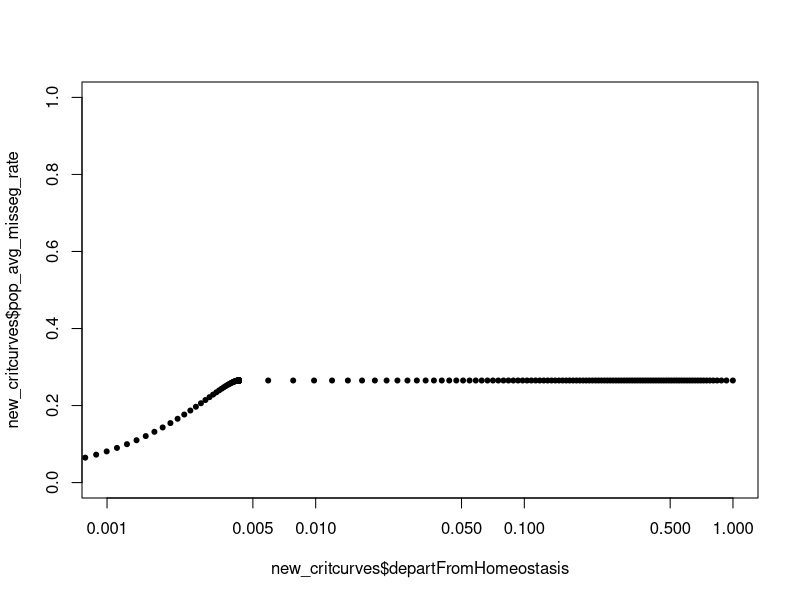

Write R code to recreate this figure. (Note: this script raises an error after producing the figure.)
## ---- chunk 1
knitr::opts_knit$set(root.dir = "path/to/dir")
## ---- chunk 2
library(ggplot2) 
library(gridExtra) 
library(matlab)
library(magrittr)
library(tidyverse)
N_SAMPLES=1000
MAXCHROMO=32
ALPHA=0.35
SHADECOLOR="gray"
## ---- chunk 3
critcurves = read.csv(
  "expectedResults/all_critical_curves.csv",
  header = T,
  check.names = F,
  stringsAsFactors = F,
  strip.white = T
)
critcurves = critcurves[critcurves$maxchrom == MAXCHROMO,]
critcurves$departFromHomeostasis = 1 - critcurves$pop_avg_death_rate
critcurves$category = "Head and Neck"
new_critcurves = critcurves[critcurves$`B(i,beta)` == "B(i)==1/(beta+e^sqrt( abs( i-3 ) ))" &
                              critcurves$`D(i,mu)` == " D(i)==mu",]
old_critcurves = critcurves[critcurves$`B(i,beta)` == " B(i)==beta" &
                              critcurves$`D(i,mu)` == " D(i)==mu",]
tmp = old_critcurves[old_critcurves$pop_avg_death_rate < min(new_critcurves$pop_avg_death_rate),]
tmp$`B(i,beta)` = unique(new_critcurves$`B(i,beta)`)
tmp$pop_avg_misseg_rate = max(new_critcurves$pop_avg_misseg_rate)
new_critcurves = rbind(new_critcurves, tmp)
plot(
  new_critcurves$departFromHomeostasis,
  new_critcurves$pop_avg_misseg_rate,
  xlim = c(1E-3, 1),
  ylim = c(0, 1),
  log = "x",
  pch = 20
)

critList=list("consant"=old_critcurves, "varying"=new_critcurves)
## ---- chunk 4

birth_and_growth_Rates <-read.csv(
    "input/Log_means_and_sd_norms.csv",
    header = T,
    check.names = F,
    stringsAsFactors = F,
    strip.white = T
)

gRLN <-
  data.frame(
    sapply(birth_and_growth_Rates$type, function(x)
      rlnorm(N_SAMPLES, meanlog = birth_and_growth_Rates[birth_and_growth_Rates$type ==
                                                           x, ]$glm, sdlog = birth_and_growth_Rates[birth_and_growth_Rates$type == x, ]$gsd)),
    check.names = FALSE,
    fix.empty.names = FALSE
  )

bRLN <-
  data.frame(
    sapply(birth_and_growth_Rates$type, function(x)
      rlnorm(N_SAMPLES, meanlog = birth_and_growth_Rates[birth_and_growth_Rates$type ==
                                                           x, ]$blm, sdlog = birth_and_growth_Rates[birth_and_growth_Rates$type == x, ]$bsd)),
    check.names = FALSE,
    fix.empty.names = FALSE
  )

departureFromHomeo <-
  data.frame(sapply(colnames(bRLN), function(x)
    ((gRLN[, x] / bRLN[, x]))),
    check.names = FALSE,
    fix.empty.names = FALSE)
departureFromHomeo[departureFromHomeo > 1] <- 1
departureFromHomeo <- tidyr::gather(departureFromHomeo, key = "type", value = 'one_minus_d_over_b')

inp <-
  read.table("input/Predicted_LaggingChrPct_TCGA.txt", header = T)
inp <- inp[inp$group != "met",]
inp$Lagging.Chromosome[inp$Lagging.Chromosome > 100] = 100
inp$Lagging.Chromosome <- inp$Lagging.Chromosome / 100

subMap = data.frame("inp" = sort(unique(inp$group)),
                    "type" = sort(unique(birth_and_growth_Rates$type)))

inp$group<-sapply(inp$group, function(x) inp[x, "group"]<-subMap[subMap$inp == x, "type"])

## set x and y labels for box plots
xlab = expression(paste("Departure from Homeostasis (1-",mu,"/",lambda, ")"))
ylab = expression(paste("Mis-segregation Rate (", beta, ")"))
## ---- chunk 5
  plot.x <-
    ggplot(departureFromHomeo) + geom_boxplot(aes(type, one_minus_d_over_b))  + coord_flip()
plot.y <-
  ggplot(inp) + geom_boxplot(aes(group, Lagging.Chromosome))  + coord_flip()
grid.arrange(plot.x, plot.y, ncol = 2) # visual verification of the box plots

plot.x <- layer_data(plot.x)[, 1:6]
plot.y <- layer_data(plot.y)[, 1:6]
colnames(plot.x) <- paste0("x.", gsub("y", "", colnames(plot.x)))
colnames(plot.y) <- paste0("y.", gsub("y", "", colnames(plot.y)))

df <- cbind(plot.x, plot.y)
df$category <- sort(unique(departureFromHomeo$type))
## ---- chunk 6
plotList<-
    lapply(critList, function(q) ggplot(df, aes(fill = category, color = category)) +
    geom_line(
        data = q,
        aes(x = departFromHomeostasis, y = pop_avg_misseg_rate),
        size = 1,
        color = "black",
        linetype = "dotted"
    )  +
    
    ## 2D box defined by the Q1 & Q3 values in each dimension, with outline
    geom_rect(aes(
        xmin = x.lower,
        xmax = x.upper,
        ymin = y.lower,
        ymax = y.upper
    ),
    alpha = 0.3) +
    geom_rect(
        aes(
            xmin = x.lower,
            xmax = x.upper,
            ymin = y.lower,
            ymax = y.upper
        ),
        color = "black",
        fill = NA
    ) +
    
    ## whiskers for x-axis dimension with ends
    geom_segment(aes(
        x = x.min,
        y = y.middle,
        xend = x.max,
        yend = y.middle
    )) + ## whiskers
    geom_segment(aes(
        x = x.min,
        y = y.lower,
        xend = x.min,
        yend = y.upper
    )) + ## lower end
    geom_segment(aes(
        x = x.max,
        y = y.lower,
        xend = x.max,
        yend = y.upper
    )) + ## upper end
    
    ## whiskers for y-axis dimension with ends
    geom_segment(aes(
        x = x.middle,
        y = y.min,
        xend = x.middle,
        yend = y.max
    )) + ## whiskers
    geom_segment(aes(
        x = x.lower,
        y = y.min,
        xend = x.upper,
        yend = y.min
    )) + ## lower end
    geom_segment(aes(
        x = x.lower,
        y = y.max,
        xend = x.upper,
        yend = y.max
    )) + ## upper end
    
    ylab(ylab) + xlab(xlab)+
    scale_x_continuous(trans = "log", breaks=c(0, 0.002, 0.05, 1))  +
    theme_classic() +
    theme(
        panel.grid.major = element_blank(),
        panel.grid.minor = element_blank(),
        panel.background = element_rect(colour = "black", size = 4)
    ) +
    
    ## shaded areas
    geom_ribbon(data=q,
                aes(x=departFromHomeostasis,y = pop_avg_misseg_rate,
                    ymin=pop_avg_misseg_rate,ymax=1),
                color = "gray",fill=SHADECOLOR,
                position="identity",alpha=ALPHA,linetype=2,) +
    
    ## shaded areas
    geom_ribbon(data=q,
                aes(x=departFromHomeostasis,y = pop_avg_misseg_rate,
                    ymin=max(pop_avg_misseg_rate),ymax=1),
                color = "black",fill="black",
                position="identity",alpha=0.2,linetype=2)      
)
pdf(paste0("figs/Figure_5.pdf"), width = 8.5,height = 11)
egg::ggarrange(plotList$consant, plotList$varying, labels = c("A", "B"))
plot(0, type = 'n', axes = FALSE, ann = FALSE)
legend("center",c("Not a steady state","Steady state leads to extinction","Steady state leads to exponential growth"),fill=c("black","gray","white"),cex=1.5)
dev.off()
